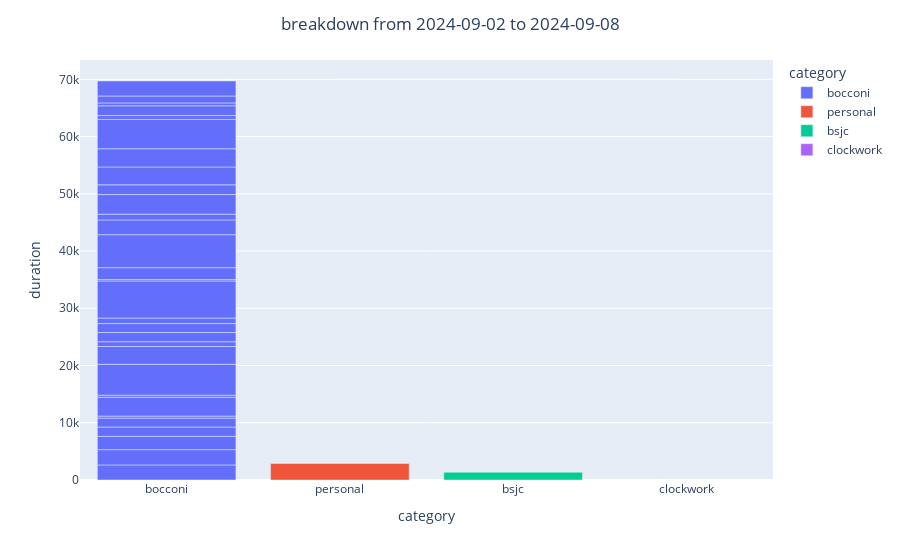

Notebook source saved alongside this figure:
### Code cell
week_bar = make_bar_chart(df, 'w')
week_bar

### Figure 1 — Plotly figure (JSON) as saved in the notebook; plotly's stock layout.template omitted (floating-point values rounded to 4 significant figures)
{"data": [{"alignmentgroup": "True", "hovertemplate": "category=%{x}<br>duration=%{y}<extra></extra>", "legendgroup": "bocconi", "marker": {"color": "#636EFA", "pattern": {"shape": ""}}, "name": "bocconi", "offsetgroup": "bocconi", "orientation": "v", "showlegend": true, "textposition": "auto", "type": "bar", "x": ["bocconi", "bocconi", "bocconi", "bocconi", "bocconi", "bocconi", "bocconi", "bocconi", "bocconi", "bocconi", "bocconi", "bocconi", "bocconi", "bocconi", "bocconi", "bocconi", "bocconi", "bocconi", "bocconi", "bocconi", "bocconi", "bocconi", "bocconi", "bocconi", "bocconi", "bocconi", "bocconi", "bocconi", "bocconi", "bocconi"], "xaxis": "x", "y": [2634, 2667, 2320, 1638, 1557, 348, 3288, 362, 5395, 3113, 829, 1610, 1567, 970, 6469, 245, 2079, 5767, 2578, 1005, 3422, 1701, 3122, 3178, 5132, 672, 1705, 500, 1212, 2620], "yaxis": "y"}, {"alignmentgroup": "True", "hovertemplate": "category=%{x}<br>duration=%{y}<extra></extra>", "legendgroup": "personal", "marker": {"color": "#EF553B", "pattern": {"shape": ""}}, "name": "personal", "offsetgroup": "personal", "orientation": "v", "showlegend": true, "textposition": "auto", "type": "bar", "x": ["personal"], "xaxis": "x", "y": [2884], "yaxis": "y"}, {"alignmentgroup": "True", "hovertemplate": "category=%{x}<br>duration=%{y}<extra></extra>", "legendgroup": "bsjc", "marker": {"color": "#00CC96", "pattern": {"shape": ""}}, "name": "bsjc", "offsetgroup": "bsjc", "orientation": "v", "showlegend": true, "textposition": "auto", "type": "bar", "x": ["bsjc"], "xaxis": "x", "y": [1357], "yaxis": "y"}, {"alignmentgroup": "True", "hovertemplate": "category=%{x}<br>duration=%{y}<extra></extra>", "legendgroup": "clockwork", "marker": {"color": "#AB63FA", "pattern": {"shape": ""}}, "name": "clockwork", "offsetgroup": "clockwork", "orientation": "v", "showlegend": true, "textposition": "auto", "type": "bar", "x": ["clockwork"], "xaxis": "x", "y": [null], "yaxis": "y"}], "layout": {"barmode": "relative", "legend": {"title": {"text": "category"}, "tracegroupgap": 0}, "margin": {"t": 60}, "title": {"text": "breakdown from 2024-09-02 to 2024-09-08", "x": 0.5}, "xaxis": {"anchor": "y", "categoryarray": ["bocconi", "personal", "bsjc", "clockwork"], "categoryorder": "array", "domain": [0, 1], "title": {"text": "category"}}, "yaxis": {"anchor": "x", "domain": [0, 1], "title": {"text": "duration"}}}}
